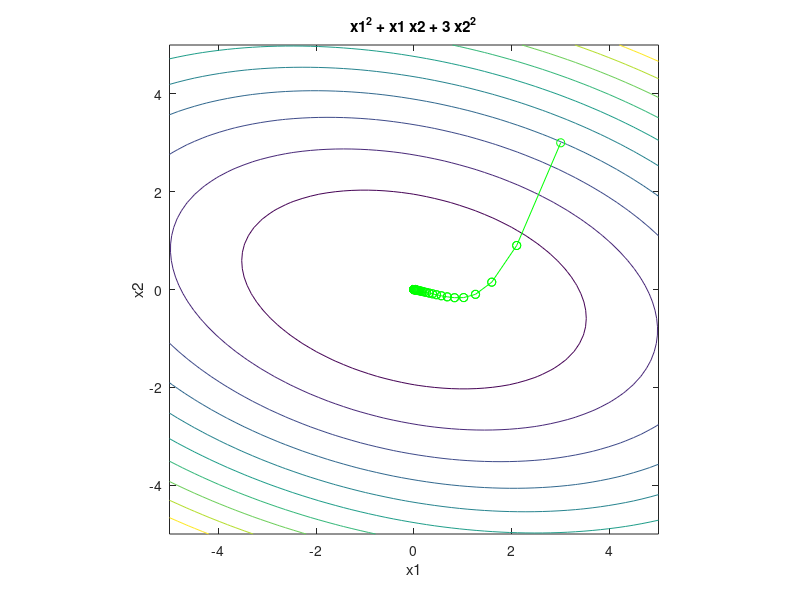

MATLAB code for this plot:
function [xopt,fopt,niter,gnorm,dx] = grad_descent(varargin)
% grad_descent.m demonstrates how the gradient descent method can be used
% to solve a simple unconstrained optimization problem. Taking large step
% sizes can lead to algorithm instability. The variable alpha below
% specifies the fixed step size. Increasing alpha above 0.32 results in
% instability of the algorithm. An alternative approach would involve a
% variable step size determined through line search.
%
% This example was used originally for an optimization demonstration in ME
% 149, Engineering System Design Optimization, a graduate course taught at
% Tufts University in the Mechanical Engineering Department. A
% corresponding video is available at:
% 
% http://www.youtube.com/watch?v=cY1YGQQbrpQ
%
% Author: James T. Allison, Assistant Professor, University of Illinois at
% Urbana-Champaign
% Date: 3/4/12

if nargin==0
    % define starting point
    x0 = [3 3]';
elseif nargin==1
    % if a single input argument is provided, it is a user-defined starting
    % point.
    x0 = varargin{1};
else
    error('Incorrect number of input arguments.')
end

% termination tolerance
tol = 1e-6;

% maximum number of allowed iterations
maxiter = 1000;

% minimum allowed perturbation
dxmin = 1e-6;

% step size ( 0.33 causes instability, 0.2 quite accurate)
alpha = 0.1;

% initialize gradient norm, optimization vector, iteration counter, perturbation
gnorm = inf; x = x0; niter = 0; dx = inf;

% define the objective function:
f = @(x1,x2) x1.^2 + x1.*x2 + 3*x2.^2;

% plot objective function contours for visualization:
figure(1); clf; ezcontour(f,[-5 5 -5 5]); axis equal; hold on


% redefine objective function syntax for use with optimization:
f2 = @(x) f(x(1),x(2));

% gradient descent algorithm:
while and(gnorm>=tol, and(niter <= maxiter, dx >= dxmin))
    % calculate gradient:
    g = grad(x);
    gnorm = norm(g);
    % take step:
    xnew = x - alpha*g;
    % check step
    if ~isfinite(xnew)
        display(['Number of iterations: ' num2str(niter)])
        error('x is inf or NaN')
    end
    % plot current point
    plot([x(1) xnew(1)],[x(2) xnew(2)],'ko-','Color','g'); 
    refresh
    % update termination metrics
    niter = niter + 1;
    dx = norm(xnew-x);
    x = xnew;
end
xopt = x;
fopt = f2(xopt);
niter = niter - 1;
% define the gradient of the objective
function g = grad(x)
g = [2*x(1) + x(2)
    x(1) + 6*x(2)];